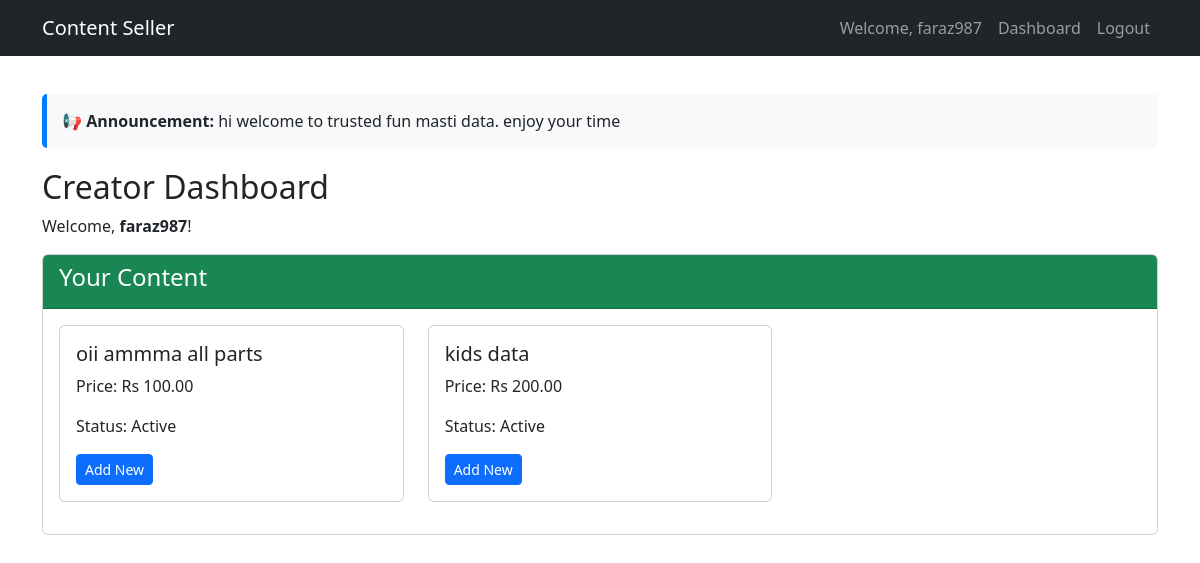
The page /content/creator/dashboard/ (signed in) on the database as committed earlier.
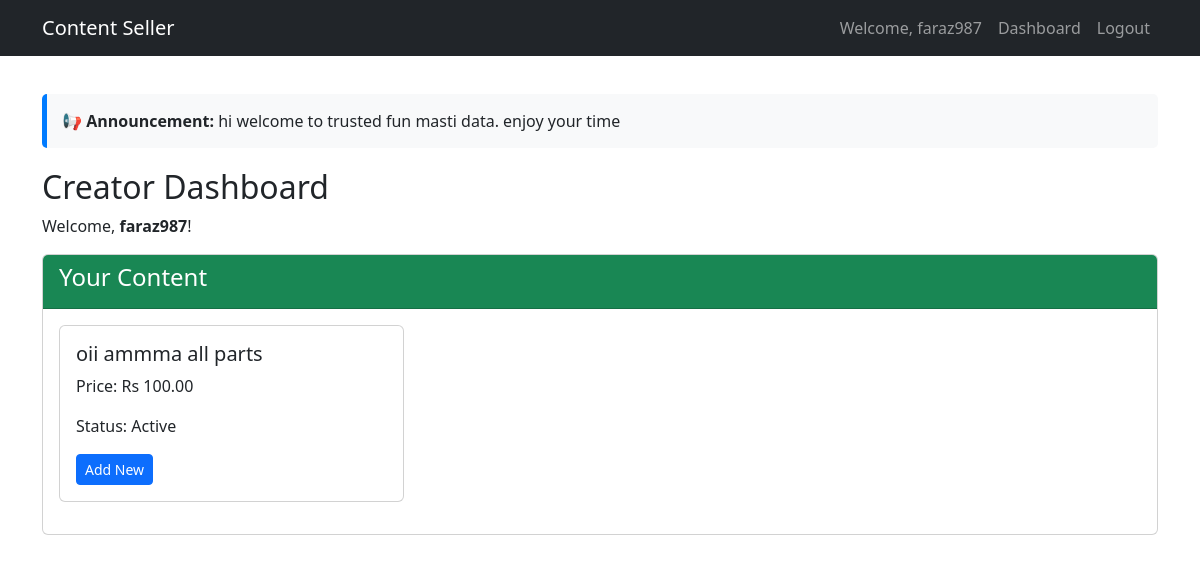
The same page on the database as committed later.
### content/models.py (models this page shows, shortened)
class Content(models.Model):
    CONTENT_TYPES = (
        ('link', 'Link'),
        ('video', 'Video'),
    )
    zip_file = models.FileField(upload_to='content_zips/', blank=True, null=True, help_text="Upload a ZIP file containing all videos")
    creator = models.ForeignKey(settings.AUTH_USER_MODEL, on_delete=models.CASCADE, limit_choices_to={'role': 'creator'})
    title = models.CharField(max_length=200)
    description = models.TextField()
    content_type = models.CharField(max_length=10, choices=CONTENT_TYPES)
    link_url = models.URLField(blank=True, null=True)
    video_file = models.FileField(upload_to='videos/', blank=True, null=True)
    price = models.DecimalField(max_digits=10, decimal_places=2)
    is_active = models.BooleanField(default=True)
    is_approved = models.BooleanField(default=False, help_text="Admin approval required before buyers can see")
    created_at = models.DateTimeField(auto_now_add=True)
    updated_at = models.DateTimeField(auto_now=True)

### content/views.py (the view)
# urls.py: path('creator/dashboard/', views.creator_dashboard, name='creator_dashboard'),
@login_required
def creator_dashboard(request):
    if request.user.role != 'creator':
        return redirect('home')
    contents = Content.objects.filter(creator=request.user)
    return render(request, 'content/creator_dashboard.html', {
        'user': request.user,
        'contents': contents
    })

### content/context_processors.py (called while the page is built)
def admin_message(request):
    msg = SiteMessage.objects.filter(is_active=True).first()
    return {'admin_message': msg.message if msg else None}

### templates/content/creator_dashboard.html (shortened to what this page needs)
{% extends "base.html" %}
{% block content %}
<h2>Creator Dashboard</h2>
<p>Welcome, <strong>{{ user.username }}</strong>!</p>
<div class="card mb-4">
    <div class="card-header bg-success text-white">
        <h4>Your Content</h4>
    </div>
    <div class="card-body">
        {% if contents %}
            <div class="row">
                {% for content in contents %}
                    <div class="col-md-4 mb-3">
                        <div class="card h-100">
                            <div class="card-body">
                                <h5>{{ content.title }}</h5>
                                <p>Price: Rs {{ content.price }}</p>
                                <p>Status: {% if content.is_active %}Active{% else %}Inactive{% endif %}</p>
                                <a href="{% url 'add_content' %}" class="btn btn-sm btn-primary">Add New</a>
                            </div>
                        </div>
                    </div>
                {% endfor %}
            </div>
        {% else %}
            <p>You haven't uploaded any content yet.</p>
            <a href="{% url 'add_content' %}" class="btn btn-primary">Add New Content</a>
        {% endif %}
    </div>
</div>
{% endblock %}

Rows that differ between the two databases and show on the page:
removed Content: title "kids data", price "200.00", is_active "Active"
